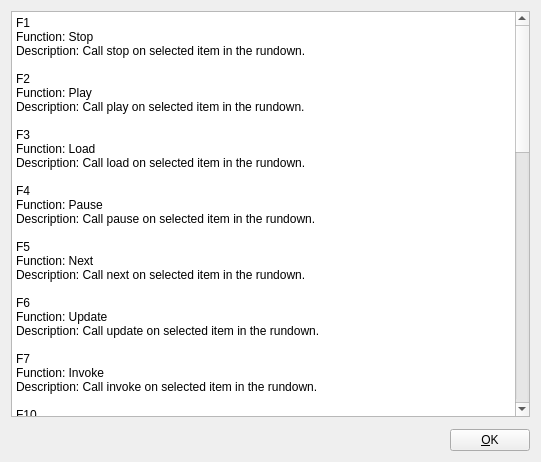
<?xml version="1.0" encoding="UTF-8"?>
<ui version="4.0">
 <class>HelpDialog</class>
 <widget class="QDialog" name="HelpDialog">
  <property name="geometry">
   <rect>
    <x>0</x>
    <y>0</y>
    <width>541</width>
    <height>462</height>
   </rect>
  </property>
  <property name="minimumSize">
   <size>
    <width>541</width>
    <height>462</height>
   </size>
  </property>
  <property name="maximumSize">
   <size>
    <width>541</width>
    <height>462</height>
   </size>
  </property>
  <property name="windowTitle">
   <string>Help</string>
  </property>
  <layout class="QVBoxLayout" name="verticalLayout">
   <property name="spacing">
    <number>12</number>
   </property>
   <item>
    <widget class="QPlainTextEdit" name="plainTextEdit">
     <property name="readOnly">
      <bool>true</bool>
     </property>
     <property name="plainText">
      <string>F1
Function: Stop 
Description: Call stop on selected item in the rundown.

F2
Function: Play
Description: Call play on selected item in the rundown.

F3
Function: Load
Description: Call load on selected item in the rundown.

F4
Function: Pause
Description: Call pause on selected item in the rundown.

F5
Function: Next
Description: Call next on selected item in the rundown.

F6
Function: Update
Description: Call update on selected item in the rundown.

F7
Function: Invoke
Description: Call invoke on selected item in the rundown.

F10
Function: Clear
Description: Call clear on selected item in the rundown.

F11
Function: Clear Layer
Description: Call clear on selected items video layer in the rundown.

F12
Function: Clear Channel
Description: Call clear on selected items channel in the rundown.

Alt+1 - Alt+5
Function: Rundown
Description: Switch between rundown tabs.

Ctrl+G / Ctrl+U
Functioin: Group / Ungroup
Description: Group / Ungroup one or more items in the rundown.

Ctrl+D
Function: Duplicate
Description: Duplicate selected item in the rundown.

Ctrl+C / Ctrl+V
Function: Copy / Paste
Description: Copy / Paste selected item in the rundown.

Ctrl+X
Function: Cut
Description: Cut selected item in the rundown.

Ctrl+Up / Ctrl+Down
Function: Navigation.
Description: Move item up / down in the rundown.

Ctrl+Right / Ctrl+Left
Function: Navigation
Description: Move item in / out of a group in the rundown.

Delete
Function: Delete
Description Delete item / group in the rundown.

Ctrl+F
Function: Fullscreen
Description: Toggle between fullscreen and normal window.

Ctrl+I / Ctrl+E
Function: Import / Export
Description: Import / Export rundown from / to disk.

Ctrl+H
Function: Help
Description: Show this help dialog.</string>
     </property>
    </widget>
   </item>
   <item>
    <layout class="QHBoxLayout" name="horizontalLayout">
     <item>
      <spacer name="horizontalSpacer">
       <property name="orientation">
        <enum>Qt::Horizontal</enum>
       </property>
       <property name="sizeHint" stdset="0">
        <size>
         <width>40</width>
         <height>20</height>
        </size>
       </property>
      </spacer>
     </item>
     <item>
      <widget class="QPushButton" name="pushButtonOk">
       <property name="focusPolicy">
        <enum>Qt::NoFocus</enum>
       </property>
       <property name="text">
        <string>&amp;OK</string>
       </property>
      </widget>
     </item>
    </layout>
   </item>
  </layout>
 </widget>
 <resources/>
 <connections>
  <connection>
   <sender>pushButtonOk</sender>
   <signal>clicked()</signal>
   <receiver>HelpDialog</receiver>
   <slot>accept()</slot>
   <hints>
    <hint type="sourcelabel">
     <x>278</x>
     <y>429</y>
    </hint>
    <hint type="destinationlabel">
     <x>356</x>
     <y>230</y>
    </hint>
   </hints>
  </connection>
 </connections>
</ui>
